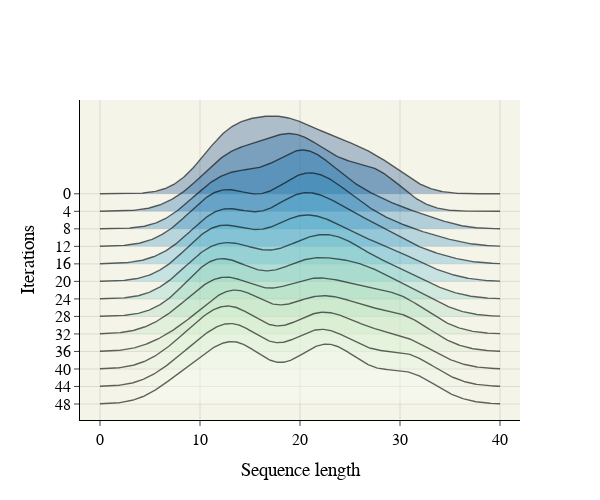

Notebook source saved alongside this figure:
### Code cell
from numpy.random import normal
from ridgeplot import ridgeplot
import pandas as pd
import plotly


# Not only does 'ridgeplot(...)' come configured with sensible defaults
# but is also fully configurable to your own style and preference!
fig = go.Figure()
fig = ridgeplot(
    samples=half_seqlen,
    bandwidth=2.5,
    kde_points=np.linspace(0, 40, 400),
    #colorscale="viridis",
    colorscale='gnbu',
    #colorscale='ylgnbu',
    colormode="index",
    coloralpha=0.3,
    labels=[i*4 for i in range(13)],
    spacing=2 / 9,
)
#fig.add_trace(fig1, row=1, col=2)

# Again, update the figure layout to your liking here
fig.update_layout(
    #title="Distribution of proposed sequence length",
    height=600/1.2,
    width=600,
    plot_bgcolor="#f5f4e9",
    xaxis_gridcolor="rgba(0, 0, 0, 0.1)",
    xaxis_title="Sequence length",
    yaxis_gridcolor="rgba(0, 0, 0, 0.1)",
    yaxis_title="Iterations",
    xaxis=dict(
    linecolor= 'black',
    linewidth= 1,
    mirror= False,
        ticks='outside'
    ),
  yaxis=dict(
    linecolor= 'black',
    linewidth= 1,
    mirror= False,
      ticks='outside'
  ),
    showlegend=False,
    #title={
    #    'text': "Distribution of proposed sequence length",
    #    'y':0.9,
    #    'x':0.5,
     #   'xanchor': 'center',
    #    'yanchor': 'top'},
    legend=dict(
        yanchor="top",
        y=0.25,
        xanchor="left",
        x=0.40
    ),
    font=dict(
        family="Courier New, monospace",
        size=16,
        color="Black",
    )
)
fig.write_image('seqlen.png', scale=2.2)
#plotly.io.write_image(fig, 'seqlen.png', scale=2.2)
fig.show(scale=2)

### Figure 1 — Plotly figure (JSON) as saved in the notebook; plotly's stock layout.template omitted (floating-point values rounded to 4 significant figures; data arrays with more than 128 entries replaced by an {"elided": "..."} marker saying what was removed)
{"data": [{"line": {"color": "rgba(0,0,0,0)", "width": 0}, "showlegend": false, "type": "scatter", "x": {"elided": "400 float values"}, "y": {"elided": "400 int values"}}, {"fill": "tonexty", "fillcolor": "rgba(8,64,129, 0.3)", "line": {"color": "rgba(0,0,0,0.6)", "width": 1.4}, "mode": "lines", "name": "0", "type": "scatter", "x": {"elided": "400 float values"}, "y": {"elided": "400 float values"}}, {"line": {"color": "rgba(0,0,0,0)", "width": 0}, "showlegend": false, "type": "scatter", "x": {"elided": "400 float values"}, "y": {"elided": "400 float values"}}, {"fill": "tonexty", "fillcolor": "rgba(8.0, 90.66666666666669, 157.66666666666669, 0.3)", "line": {"color": "rgba(0,0,0,0.6)", "width": 1.4}, "mode": "lines", "name": "4", "type": "scatter", "x": {"elided": "400 float values"}, "y": {"elided": "400 float values"}}, {"line": {"color": "rgba(0,0,0,0)", "width": 0}, "showlegend": false, "type": "scatter", "x": {"elided": "400 float values"}, "y": {"elided": "400 float values"}}, {"fill": "tonexty", "fillcolor": "rgba(19.666666666666657, 115.99999999999999, 178.0, 0.3)", "line": {"color": "rgba(0,0,0,0.6)", "width": 1.4}, "mode": "lines", "name": "8", "type": "scatter", "x": {"elided": "400 float values"}, "y": {"elided": "400 float values"}}, {"line": {"color": "rgba(0,0,0,0)", "width": 0}, "showlegend": false, "type": "scatter", "x": {"elided": "400 float values"}, "y": {"elided": "400 float values"}}, {"fill": "tonexty", "fillcolor": "rgba(43,140,190, 0.3)", "line": {"color": "rgba(0,0,0,0.6)", "width": 1.4}, "mode": "lines", "name": "12", "type": "scatter", "x": {"elided": "400 float values"}, "y": {"elided": "400 float values"}}, {"line": {"color": "rgba(0,0,0,0)", "width": 0}, "showlegend": false, "type": "scatter", "x": {"elided": "400 float values"}, "y": {"elided": "400 float values"}}, {"fill": "tonexty", "fillcolor": "rgba(66.33333333333334, 166.0, 204.0, 0.3)", "line": {"color": "rgba(0,0,0,0.6)", "width": 1.4}, "mode": "lines", "name": "16", "type": "scatter", "x": {"elided": "400 float values"}, "y": {"elided": "400 float values"}}, {"line": {"color": "rgba(0,0,0,0)", "width": 0}, "showlegend": false, "type": "scatter", "x": {"elided": "400 float values"}, "y": {"elided": "400 float values"}}, {"fill": "tonexty", "fillcolor": "rgba(92.99999999999999, 187.33333333333331, 206.0, 0.3)", "line": {"color": "rgba(0,0,0,0.6)", "width": 1.4}, "mode": "lines", "name": "20", "type": "scatter", "x": {"elided": "400 float values"}, "y": {"elided": "400 float values"}}, {"line": {"color": "rgba(0,0,0,0)", "width": 0}, "showlegend": false, "type": "scatter", "x": {"elided": "400 float values"}, "y": {"elided": "400 float values"}}, {"fill": "tonexty", "fillcolor": "rgba(123,204,196, 0.3)", "line": {"color": "rgba(0,0,0,0.6)", "width": 1.4}, "mode": "lines", "name": "24", "type": "scatter", "x": {"elided": "400 float values"}, "y": {"elided": "400 float values"}}, {"line": {"color": "rgba(0,0,0,0)", "width": 0}, "showlegend": false, "type": "scatter", "x": {"elided": "400 float values"}, "y": {"elided": "400 float values"}}, {"fill": "tonexty", "fillcolor": "rgba(153.0, 215.33333333333334, 186.0, 0.3)", "line": {"color": "rgba(0,0,0,0.6)", "width": 1.4}, "mode": "lines", "name": "28", "type": "scatter", "x": {"elided": "400 float values"}, "y": {"elided": "400 float values"}}, {"line": {"color": "rgba(0,0,0,0)", "width": 0}, "showlegend": false, "type": "scatter", "x": {"elided": "400 float values"}, "y": {"elided": "400 float values"}}, {"fill": "tonexty", "fillcolor": "rgba(180.0, 225.66666666666666, 186.33333333333334, 0.3)", "line": {"color": "rgba(0,0,0,0.6)", "width": 1.4}, "mode": "lines", "name": "32", "type": "scatter", "x": {"elided": "400 float values"}, "y": {"elided": "400 float values"}}, {"line": {"color": "rgba(0,0,0,0)", "width": 0}, "showlegend": false, "type": "scatter", "x": {"elided": "400 float values"}, "y": {"elided": "400 float values"}}, {"fill": "tonexty", "fillcolor": "rgba(204,235,197, 0.3)", "line": {"color": "rgba(0,0,0,0.6)", "width": 1.4}, "mode": "lines", "name": "36", "type": "scatter", "x": {"elided": "400 float values"}, "y": {"elided": "400 float values"}}, {"line": {"color": "rgba(0,0,0,0)", "width": 0}, "showlegend": false, "type": "scatter", "x": {"elided": "400 float values"}, "y": {"elided": "400 float values"}}, {"fill": "tonexty", "fillcolor": "rgba(217.33333333333334, 240.33333333333334, 211.66666666666666, 0.3)", "line": {"color": "rgba(0,0,0,0.6)", "width": 1.4}, "mode": "lines", "name": "40", "type": "scatter", "x": {"elided": "400 float values"}, "y": {"elided": "400 float values"}}, {"line": {"color": "rgba(0,0,0,0)", "width": 0}, "showlegend": false, "type": "scatter", "x": {"elided": "400 float values"}, "y": {"elided": "400 float values"}}, {"fill": "tonexty", "fillcolor": "rgba(231.66666666666666, 246.0, 226.0, 0.3)", "line": {"color": "rgba(0,0,0,0.6)", "width": 1.4}, "mode": "lines", "name": "44", "type": "scatter", "x": {"elided": "400 float values"}, "y": {"elided": "400 float values"}}, {"line": {"color": "rgba(0,0,0,0)", "width": 0}, "showlegend": false, "type": "scatter", "x": {"elided": "400 float values"}, "y": {"elided": "400 float values"}}, {"fill": "tonexty", "fillcolor": "rgba(247,252,240, 0.3)", "line": {"color": "rgba(0,0,0,0.6)", "width": 1.4}, "mode": "lines", "name": "48", "type": "scatter", "x": {"elided": "400 float values"}, "y": {"elided": "400 float values"}}], "layout": {"font": {"color": "Black", "family": "Courier New, monospace", "size": 16}, "height": 500, "hovermode": false, "legend": {"traceorder": "normal", "x": 0.4, "xanchor": "left", "y": 0.25, "yanchor": "top"}, "plot_bgcolor": "#f5f4e9", "showlegend": false, "width": 600, "xaxis": {"gridcolor": "rgba(0, 0, 0, 0.1)", "linecolor": "black", "linewidth": 1, "mirror": false, "range": [-2, 42], "showgrid": true, "showticklabels": true, "ticks": "outside", "title": {"text": "Sequence length"}, "zeroline": false}, "yaxis": {"gridcolor": "rgba(0, 0, 0, 0.1)", "linecolor": "black", "linewidth": 1, "mirror": false, "showgrid": true, "showticklabels": true, "ticks": "outside", "ticktext": ["0", "4", "8", "12", "16", "20", "24", "28", "32", "36", "40", "44", "48"], "tickvals": [0, -0.01359, -0.02718, -0.04077, -0.05435, -0.06794, -0.08153, -0.09512, -0.1087, -0.1223, -0.1359, -0.1495, -0.1631], "title": {"text": "Iterations"}, "zeroline": false}}}
